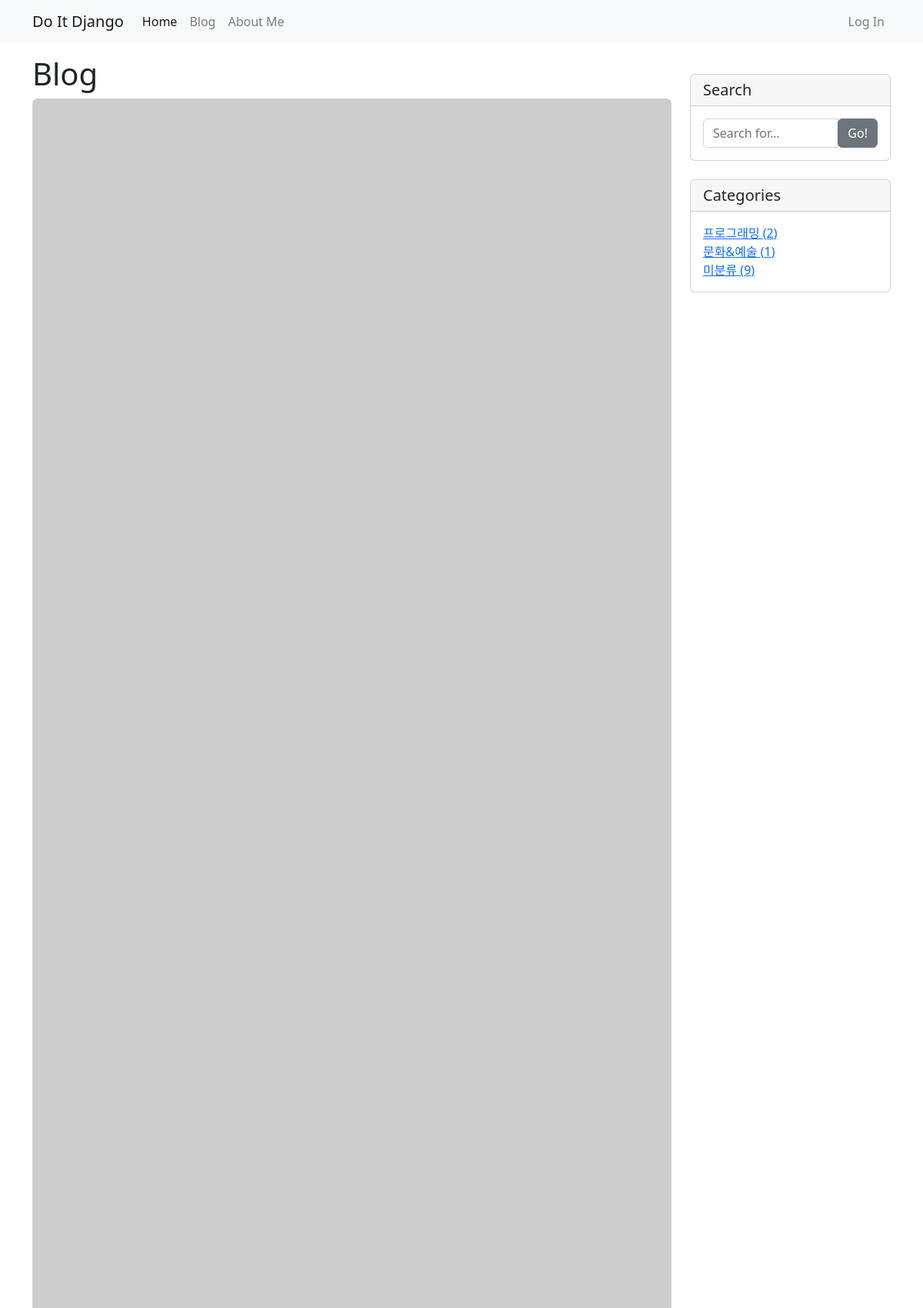
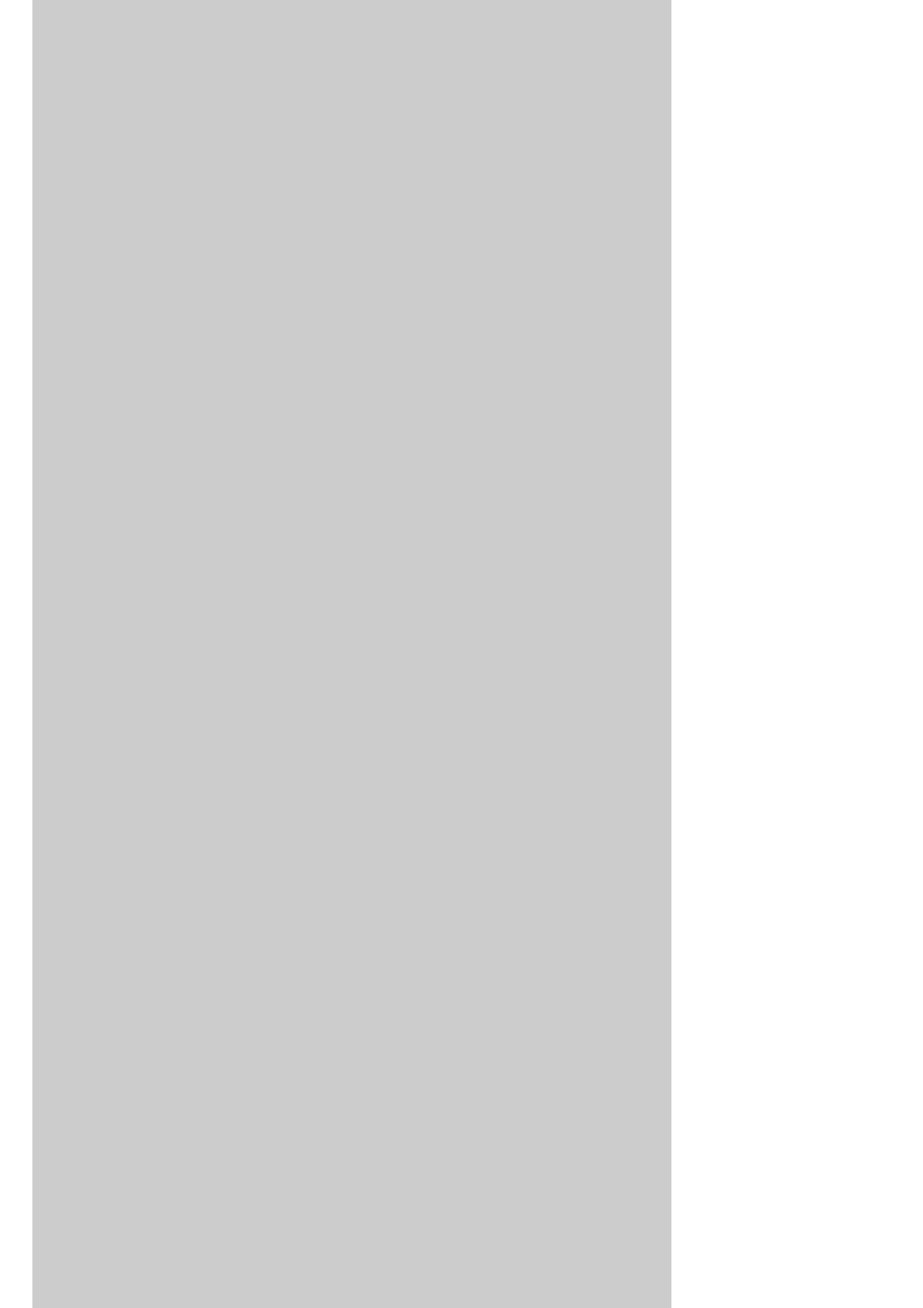
Screenshot of /blog/ (upper part) with the database file from the repository (2 pictures, top to bottom).
### blog/models.py (models this page shows, shortened)
class Post(models.Model):
    title = models.CharField(max_length=30)
    hook_text = models.CharField(max_length=100, blank=True)
    content = MarkdownxField()
    head_image = models.ImageField(upload_to='blog/images/%Y/%m/%d/', blank=True)
    file_upload = models.FileField(upload_to='blog/files/%Y/%m/%d/', blank=True)
    created_at = models.DateTimeField(auto_now=True)
    updated_at = models.DateTimeField(auto_now=True)
    author = models.ForeignKey(User, null=True, on_delete=models.SET_NULL)
    category = models.ForeignKey(Category, null=True, blank=True, on_delete=models.SET_NULL)
    tags = models.ManyToManyField(Tag, blank=True)
    def get_absolute_url(self):
        return f'/blog/{self.pk}/'
    def get_content_markdown(self):
        return markdown(self.content)

class Category(models.Model):
    name = models.CharField(max_length=50, unique=True)
    slug = models.SlugField(max_length=200, unique=True, allow_unicode=True)
    def __str__(self):
        return self.name
    def get_absolute_url(self):
        return f'/blog/category/{self.slug}/'
    class Meta:
        verbose_name_plural = 'Categories'

### blog/views.py (the view)
# urls.py: path('', views.PostList.as_view()),
class PostList(ListView):  # ListView 클래스를 상속해서 만든다.
    model = Post  # model은 Post다 라고 선언해주면 아까 index 함수와 같은 기능을 하게 된다.
    ordering = '-pk'  # index에서 order by의 역할
    def get_context_data(self, **kwargs):
        context = super(PostList, self).get_context_data()
        context['categories'] = Category.objects.all()
        context['no_category_post_count'] = Post.objects.filter(category=None).count()
        return context

### blog/models.py (called while the page is built)
    def __str__(self):
        return self.name

    def get_absolute_url(self):
        return f'/blog/tag/{self.slug}/'

### blog/templates/blog/post_list.html (shortened to what this page needs)
{% extends 'blog/base.html' %}
{% block main_area %}
<h1>Blog {% if category %}<span class="badge badge-secondary">{{ category }}</span>{% endif %}
    {% if tag %}<span class="badge badge-secondary"><i class="fas fa-tags"></i> {{ tag }}({{ tag.post_set.count }})</span>{% endif %}</h1>
{% if post_list.exists %}
{% for p in post_list %}
<div class="card mb-4" id="post-{{ p.pk }}">
    {% if p.head_image %}
    <img class="card-img-top" src="{{ p.head_image.url }}" alt="{{ p }} head image">
    {% else %}
    <img class="card-img-top" src="https://picsum.photos/seed/{{ p.id }}/800/200" alt="random_image">
    {% endif %}
</div>
{% endfor %}
{% else %}
<h3>아직 게시물이 없습니다.</h3>
{% endif %}
{% endblock %}

### blog/templates/blog/base.html (shortened to what this page needs)
<!DOCTYPE html>
{% load static %}
<html lang="ko">
<head>
    <link rel="stylesheet" href="{% static 'blog/bootstrap/bootstrap.min.css' %}" media="screen">
    <link rel="stylesheet" href="{% static 'blog/css/styles.css' %}" media="screen">
</head>
<body>
{% include 'blog/navbar.html' %}
    <div class="container my-3">
        <div class="row">
            <div class="col-md-8 col-lg-9" id="main-area">
                {% block main_area %}
                {% endblock %}
            </div>
            <div class="col-md-4 col-lg-3">
                <div class="card my-4">
                    <h5 class="card-header">Search</h5>
                    <div class="card-body">
                        <div class="input-group">
                            <input type="text" class="form-control" placeholder="Search for...">
                            <span class="input-group-btn">
                                <button class="btn btn-secondary" type="button">Go!</button>
                            </span>
                        </div>
                    </div>
                </div>
                <div class="card my-4" id="categories-card">
                    <h5 class="card-header">Categories</h5>
                    <div class="card-body">
                        <div class="row">
                                <ul class="list-unstyled mb-0">
                                    {% for category in categories %}
                                    <li>
                                        <a href="{{ category.get_absolute_url }}">{{ category }} ({{ category.post_set.count }})</a>
                                    </li>
                                    {% endfor %}
                                    <li>
                                        <a href="/blog/category/no_category/">미분류 ({{ no_category_post_count }})</a>
                                    </li>
                                </ul>
                        </div>
                    </div>
                </div>
            </div>
        </div>
    </div>
</body>
</html>

### rows the page displays
Category: name "프로그래밍", post_set.count "2"
Category: name "문화&예술", post_set.count "1"

### other values shown
{{ no_category_post_count }} "9"
